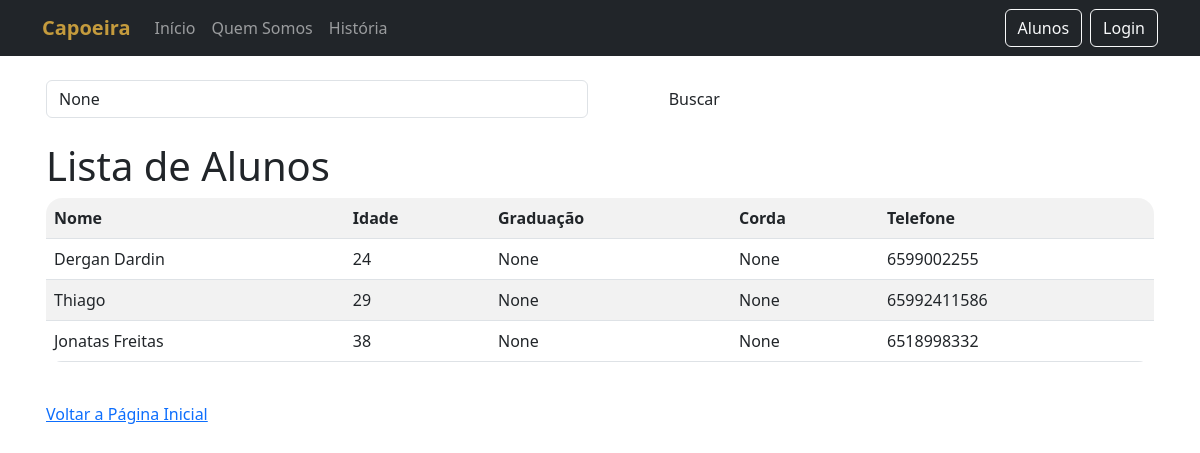
Before: /alunos/ with the older database file.
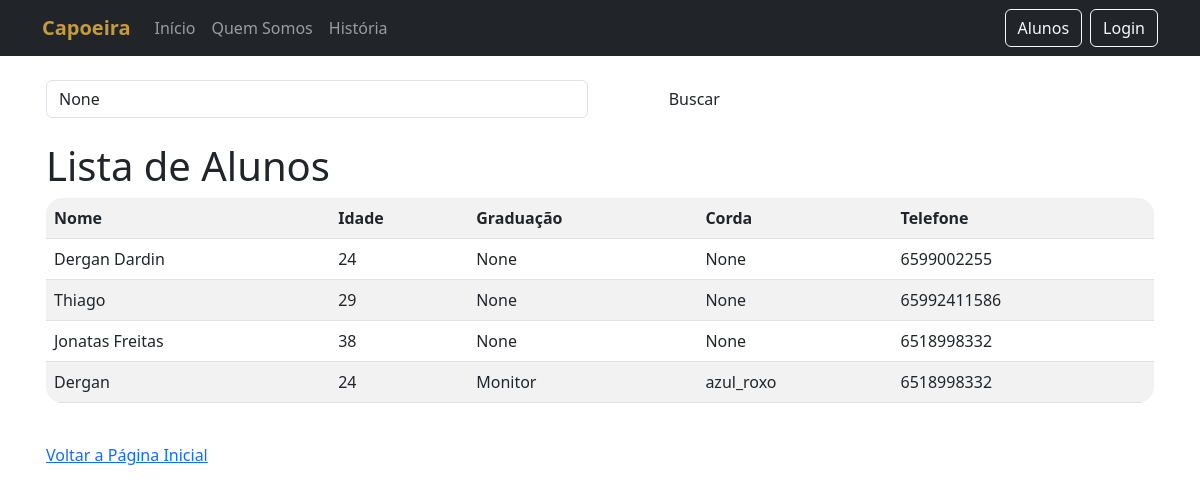
After: the same page with the newer database file.
### app_management/models.py (models this page shows, shortened)
class Aluno(models.Model):
    nome = models.CharField(max_length=100)
    idade = models.IntegerField()
    telefone = models.CharField(max_length=20)
    data_cadastro = models.DateField(auto_now_add=True)
    graduacao = models.CharField(max_length=50, blank=True, null=True)
    corda = models.CharField(max_length=50, blank=True, null=True)

### app_management/views.py (the view)
def listar_alunos(request):
    busca = request.GET.get('busca')
    alunos = Aluno.objects.all()
    if busca:
        alunos = alunos.filter(
            nome__icontains=busca
        )
    return render(request, 'listar_alunos.html', {'alunos': alunos, 'busca':busca})

### app_management/templates/listar_alunos.html (shortened to what this page needs)
{% extends 'home.html' %}
{% block content %}
    <form method="GET"
      class="mb-4">
        <div class="row">
            <div class="col-md-6">
                <input type="text"
                    name="busca"
                    class="form-control"
                    placeholder="Pesquisar aluno..."
                    value="{{ busca }}">
            </div>
            <div class="col-md-2">
                <button type="submit"
                        class="btn btn-custom w-100">
                    Buscar
                </button>
            </div>
        </div>
    </form>
    <h1>Lista de Alunos</h1>
    <table class="table table-striped">
        <tr>
            <th>Nome</th>
            <th>Idade</th>
            <th>Graduação</th>
            <th>Corda</th>
            <th>Telefone</th>
        </tr>
        {% for aluno in alunos %}
        <tr>
            <td>{{ aluno.nome }}</td>
            <td>{{ aluno.idade }}</td>
            <td>{{ aluno.graduacao }}</td>
            <td>{{ aluno.corda }}</td>
            <td>{{ aluno.telefone }}</td>
        </tr>
        {% endfor %}
    </table>
    <br>
    <a href="/">Voltar a Página Inicial</a>
    {% endblock %}

Changed rows visible on the page:
added Aluno: nome "Dergan", idade "24", graduacao "Monitor", corda "azul_roxo", telefone "6518998332"
